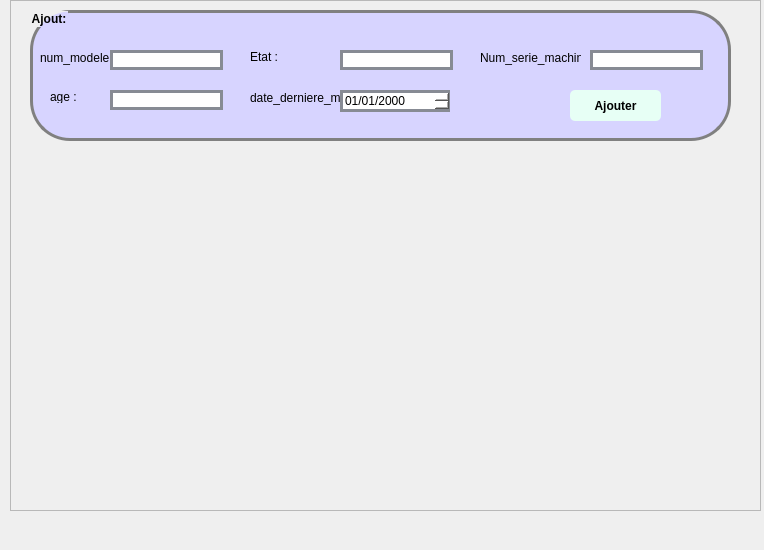
<?xml version="1.0" encoding="UTF-8"?>
<ui version="4.0">
 <class>fichewindow</class>
 <widget class="QDialog" name="fichewindow">
  <property name="geometry">
   <rect>
    <x>0</x>
    <y>0</y>
    <width>764</width>
    <height>550</height>
   </rect>
  </property>
  <property name="windowTitle">
   <string>Dialog</string>
  </property>
  <widget class="QFrame" name="frame">
   <property name="geometry">
    <rect>
     <x>10</x>
     <y>0</y>
     <width>751</width>
     <height>511</height>
    </rect>
   </property>
   <property name="frameShape">
    <enum>QFrame::StyledPanel</enum>
   </property>
   <property name="frameShadow">
    <enum>QFrame::Raised</enum>
   </property>
   <widget class="QGroupBox" name="groupBox">
    <property name="geometry">
     <rect>
      <x>20</x>
      <y>10</y>
      <width>701</width>
      <height>131</height>
     </rect>
    </property>
    <property name="styleSheet">
     <string notr="true">QGroupBox {
padding: 5px;
border-radius: 5px;
font-weight: bold;
border: 3px solid gray;
border-radius: 40px;
background: #d7d4ff;
}
</string>
    </property>
    <property name="title">
     <string>Ajout:</string>
    </property>
    <widget class="QLabel" name="label">
     <property name="geometry">
      <rect>
       <x>10</x>
       <y>40</y>
       <width>91</width>
       <height>16</height>
      </rect>
     </property>
     <property name="text">
      <string>num_modele:</string>
     </property>
    </widget>
    <widget class="QLabel" name="label_2">
     <property name="geometry">
      <rect>
       <x>20</x>
       <y>80</y>
       <width>47</width>
       <height>13</height>
      </rect>
     </property>
     <property name="text">
      <string>age :</string>
     </property>
    </widget>
    <widget class="QLabel" name="label_3">
     <property name="geometry">
      <rect>
       <x>220</x>
       <y>80</y>
       <width>151</width>
       <height>16</height>
      </rect>
     </property>
     <property name="text">
      <string>date_derniere_m :</string>
     </property>
    </widget>
    <widget class="QLineEdit" name="LEnum">
     <property name="geometry">
      <rect>
       <x>80</x>
       <y>40</y>
       <width>113</width>
       <height>20</height>
      </rect>
     </property>
     <property name="styleSheet">
      <string notr="true">QLineEdit {
	font: 75 8pt &quot;MS Shell Dlg 2&quot;;
border: 3px solid #878b94;
border-radius: 40pxt;
background: white;
}</string>
     </property>
    </widget>
    <widget class="QDateEdit" name="LEdate">
     <property name="geometry">
      <rect>
       <x>310</x>
       <y>80</y>
       <width>110</width>
       <height>22</height>
      </rect>
     </property>
     <property name="styleSheet">
      <string notr="true">QDateEdit {
	font: 75 8pt &quot;MS Shell Dlg 2&quot;;
border: 3px solid #878b94;
border-radius: 40pxt;
background: white;
}</string>
     </property>
     <property name="displayFormat">
      <string>dd/MM/yyyy</string>
     </property>
    </widget>
    <widget class="QLabel" name="label_4">
     <property name="geometry">
      <rect>
       <x>220</x>
       <y>40</y>
       <width>47</width>
       <height>13</height>
      </rect>
     </property>
     <property name="text">
      <string>Etat :</string>
     </property>
    </widget>
    <widget class="QLineEdit" name="LEetat">
     <property name="geometry">
      <rect>
       <x>310</x>
       <y>40</y>
       <width>113</width>
       <height>20</height>
      </rect>
     </property>
     <property name="styleSheet">
      <string notr="true">QLineEdit {
	font: 75 8pt &quot;MS Shell Dlg 2&quot;;
border: 3px solid #878b94;
border-radius: 40pxt;
background: white;
}</string>
     </property>
    </widget>
    <widget class="QPushButton" name="pushButtonajouter1">
     <property name="geometry">
      <rect>
       <x>540</x>
       <y>80</y>
       <width>91</width>
       <height>31</height>
      </rect>
     </property>
     <property name="styleSheet">
      <string notr="true">QPushButton {
padding: 5px;
border-radius: 5px;
background-color:#e7fff5;
font-weight: bold;
}
QPushButton:hover
{
color :white;
}</string>
     </property>
     <property name="text">
      <string>Ajouter</string>
     </property>
    </widget>
    <widget class="QLineEdit" name="LEage">
     <property name="geometry">
      <rect>
       <x>80</x>
       <y>80</y>
       <width>113</width>
       <height>20</height>
      </rect>
     </property>
     <property name="styleSheet">
      <string notr="true">QLineEdit {
	font: 75 8pt &quot;MS Shell Dlg 2&quot;;
border: 3px solid #878b94;
border-radius: 40pxt;
background: white;
}</string>
     </property>
    </widget>
    <widget class="QLabel" name="label_6">
     <property name="geometry">
      <rect>
       <x>450</x>
       <y>40</y>
       <width>101</width>
       <height>16</height>
      </rect>
     </property>
     <property name="text">
      <string>Num_serie_machine :</string>
     </property>
    </widget>
    <widget class="QLineEdit" name="LEnumamchine">
     <property name="geometry">
      <rect>
       <x>560</x>
       <y>40</y>
       <width>113</width>
       <height>20</height>
      </rect>
     </property>
     <property name="styleSheet">
      <string notr="true">QLineEdit {
	font: 75 8pt &quot;MS Shell Dlg 2&quot;;
border: 3px solid #878b94;
border-radius: 40pxt;
background: white;
}</string>
     </property>
    </widget>
   </widget>
  </widget>
 </widget>
 <resources/>
 <connections/>
</ui>
